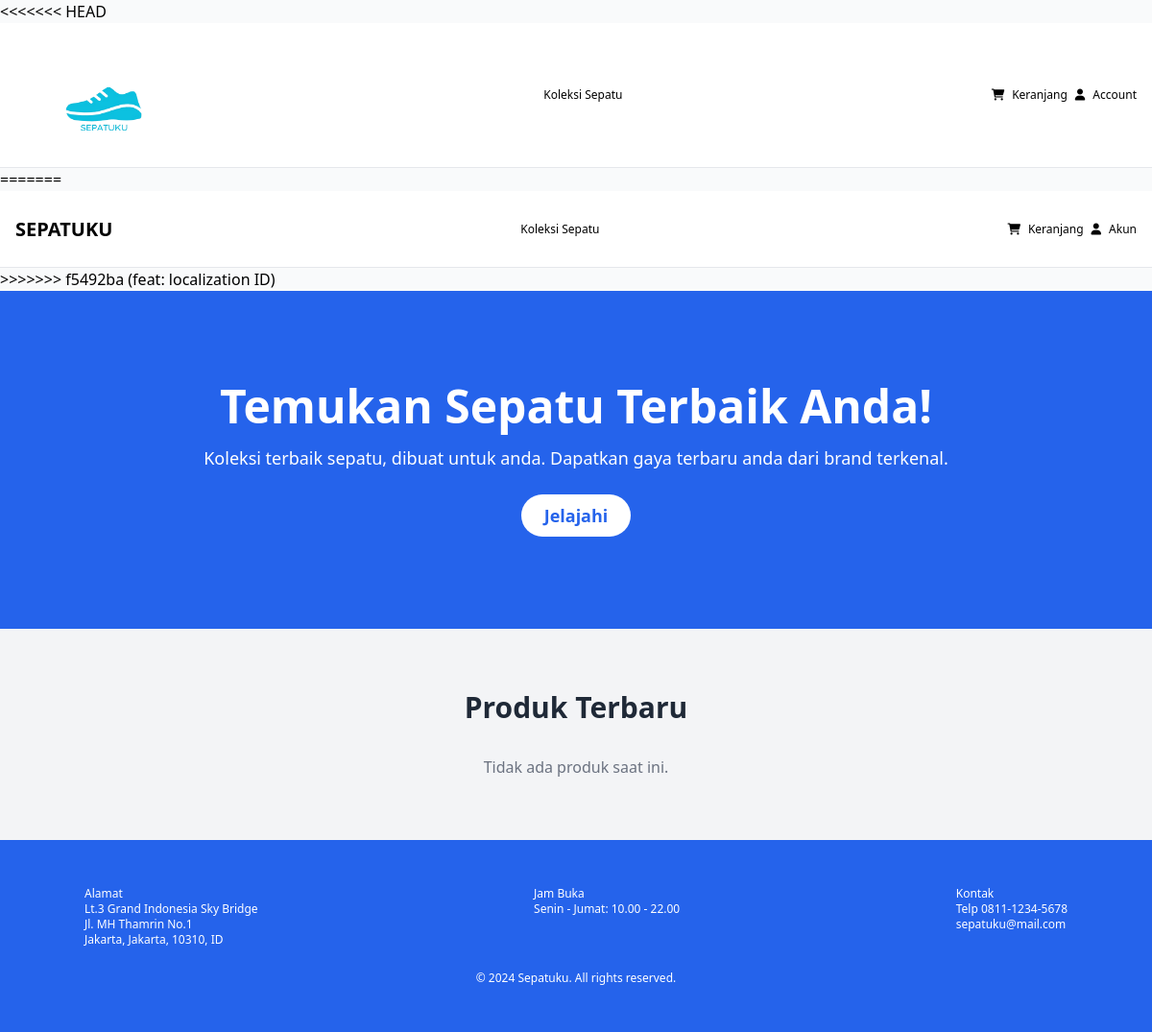
The app's page /, older data.
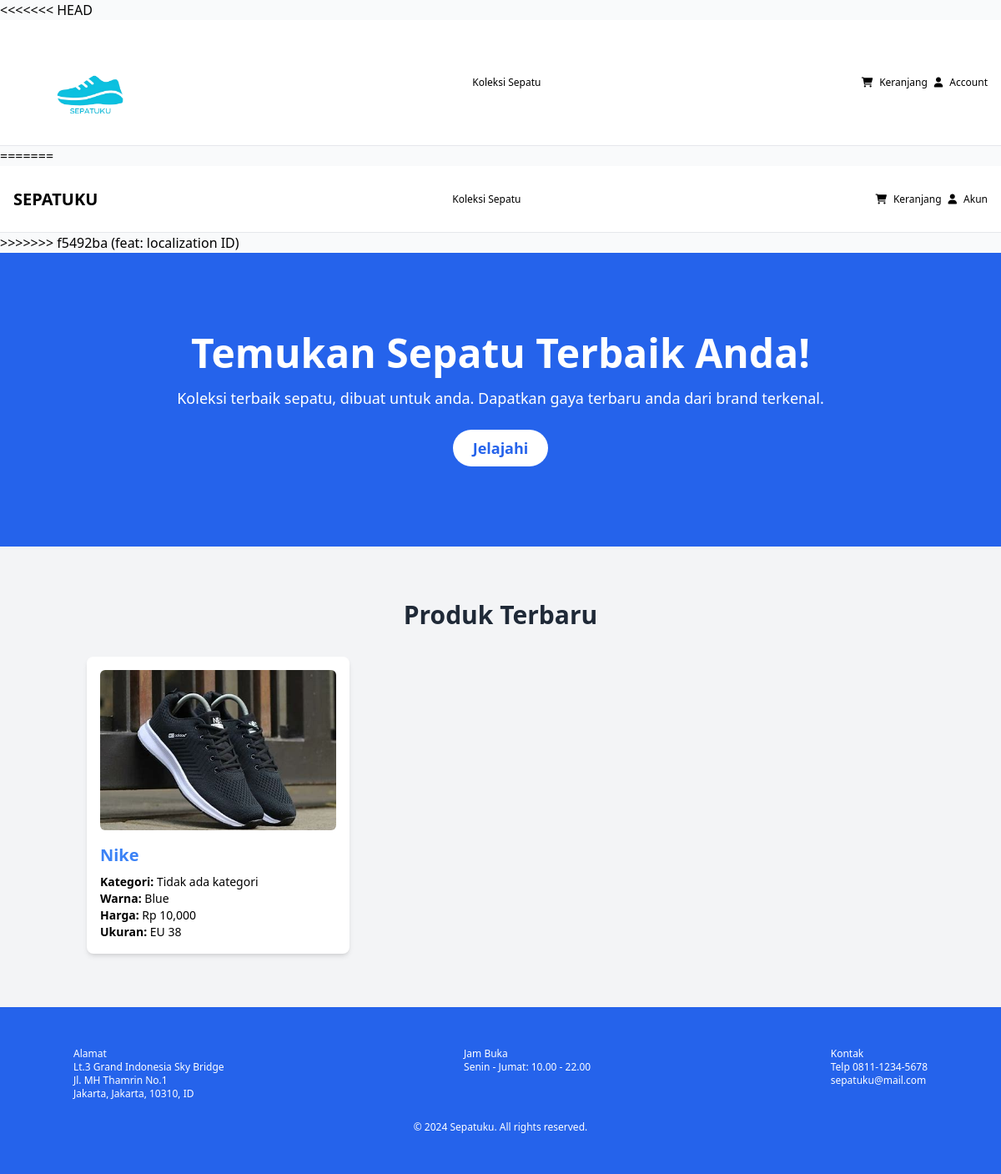
The same page, newer data.
### products/models.py (models this page shows, shortened)
class Product(models.Model):
    COLORS = [
        ('Red', 'Red'),
        ('Blue', 'Blue'),
        ('Green', 'Green'),
        ('Black', 'Black'),
        ('White', 'White'),
        ('Other', 'Other')
    ]
    SIZES = [
        ('36', 'EU 36'),
        ('37', 'EU 37'),
        ('38', 'EU 38'),
        ('39', 'EU 39'),
        ('40', 'EU 40'),
        ('41', 'EU 41'),
        ('42', 'EU 42'),
        ('43', 'EU 43'),
        ('44', 'EU 44'),
        ('45', 'EU 45'),
        ('46', 'EU 46'),
        ('47', 'EU 47'),
    ]
    name = models.CharField(max_length=64)
    description = models.TextField(blank=True)
    price = models.DecimalField(max_digits=10, decimal_places=2)
    stock = models.PositiveIntegerField(default=0)
    category = models.ForeignKey(
        Category,
        on_delete=models.CASCADE,
        related_name='products',
        null=True,
        blank=True
    )
    color = models.CharField(
        max_length=16,
        choices=COLORS,
        null=True,
        blank=True
    )
    size = models.CharField(
        max_length=3,
        choices=SIZES,
        null=True,
        blank=True
    )
    image = models.ImageField(upload_to='products/', blank=True, null=True)
    created_at = models.DateTimeField(default=timezone.now)

### store/views.py (the view)
# urls.py: path('', views.homepage, name='homepage'),
def homepage(request):
    products = Product.objects.all().order_by('-created_at')[:2]
    return render(request, 'index.html', {'products': products})

### products/templatetags/rupiah_filter.py (called while the page is built)
@register.filter
def rupiah_format(value):
    value = int(value)
    formatted_value = f"{value:,}"
    return f"Rp {formatted_value}"

### store/templates/index.html (shortened to what this page needs)
<!DOCTYPE html>
<html lang="en">
  <head>
    <link href="/static/output.css" rel="stylesheet" />
  </head>
  <body class="bg-gray-50">
    {% include 'components/navbar.html' %}
    <section class="bg-blue-600 text-white py-24">
      <div class="container mx-auto text-center">
        <h1 class="text-4xl font-extrabold sm:text-5xl">Temukan Sepatu Terbaik Anda!</h1>
        <p class="mt-4 text-lg">Koleksi terbaik sepatu, dibuat untuk anda. Dapatkan gaya terbaru anda dari brand terkenal.</p>
        <a href="{% url 'product_list' %}" class="mt-6 inline-block bg-white text-blue-600 py-2 px-6 rounded-full text-lg font-semibold hover:bg-gray-100">Jelajahi</a>
      </div>
    </section>
    <section id="products" class="py-16 bg-gray-100">
      <div class="container mx-auto px-4">
        <h2 class="text-3xl font-semibold text-center text-gray-800 pb-8">Produk Terbaru</h2>
        {% include 'components/product_new.html' %}
      </div>
    </section>
    {% include 'components/footer.html' %}
  </body>
</html>

### store/templates/components/product_new.html (shortened to what this page needs)
{% load rupiah_filter %}
<div class="grid grid-cols-1 md:grid-cols-2 lg:grid-cols-3 gap-6">
    {% for product in products %}
        <div class="bg-white shadow-md rounded-lg p-4">
            {% if product.image %}
                <img src="{{ product.image.url }}" alt="{{ product.name }}" class="w-full h-48 object-cover rounded-md mb-4">
            {% endif %}
            <h2 class="text-xl font-semibold">
                <a href="{% url 'product_detail' product.id %}" class="text-blue-500 hover:underline">{{ product.name }}</a>
            </h2>
            <p class="text-sm"><strong>Kategori:</strong> {% if product.category %}{{ product.category.name }}{% else %}Tidak ada kategori{% endif %}</p>
            <p class="text-sm"><strong>Warna:</strong> {{ product.color }}</p>
            <p class="text-sm"><strong>Harga:</strong> {{ product.price|rupiah_format }}</p>
            <p class="text-sm"><strong>Ukuran:</strong> EU {{ product.size }}</p>
        </div>
    {% empty %}
        <p class="col-span-full text-center text-gray-500">Tidak ada produk saat ini.</p>
    {% endfor %}
</div>

Row changes from the older to the newer data that the page shows:
added Product: image (picture), name "Nike", shows "Tidak ada kategori", color "Blue", price|rupiah_format "Rp 10,000", size "38"
Text that changed along with them:
text no longer shown: "Tidak ada produk saat ini."
